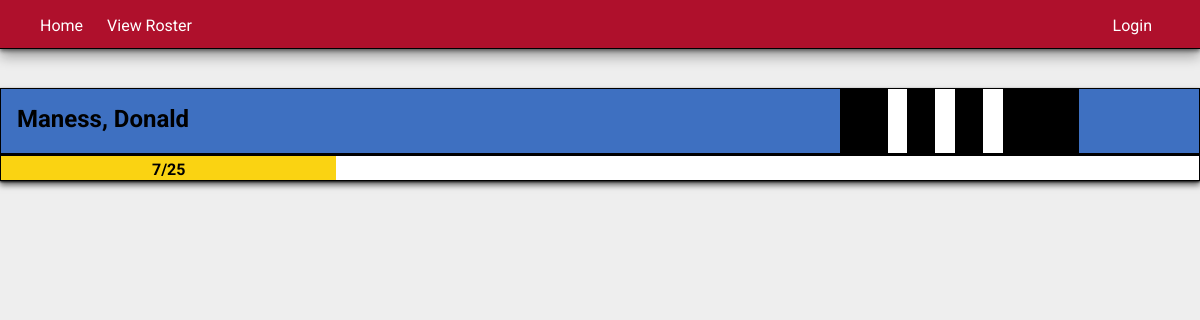
Before: /view with the older database file.
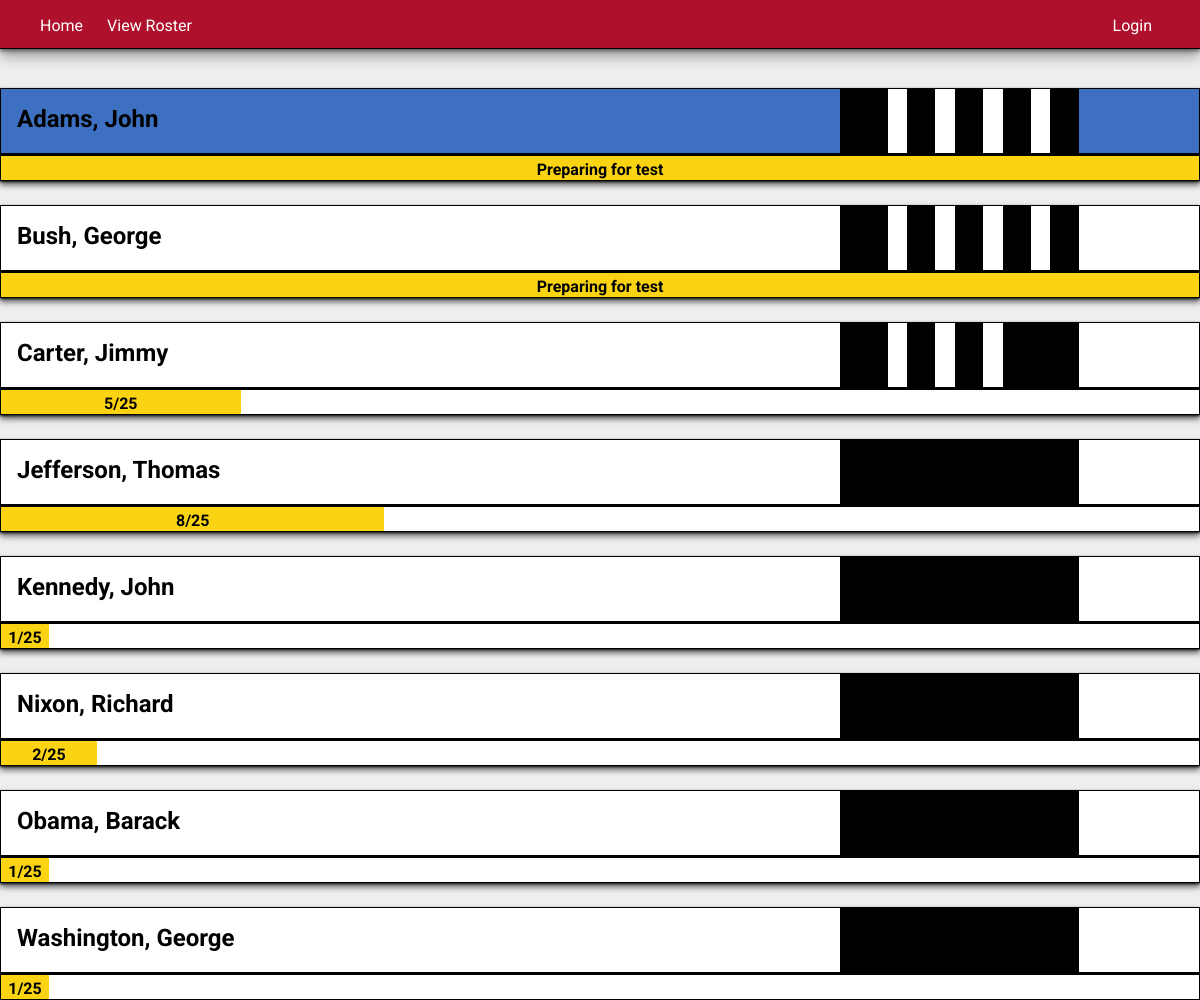
After: the same page with the newer database file.
### tables this page shows
CREATE TABLE cadets(id INTEGER NOT NULL PRIMARY KEY, last_name TEXT NOT NULL, first_name TEXT NOT NULL, attendance_current_rank INTEGER NOT NULL, attendance_total INTEGER NOT NULL, time INTEGER NOT NULL DEFAULT CURRENT_DATE, rank TEXT NOT NULL DEFAULT "white", CONSTRAINT unq UNIQUE (last_name, first_name));

### application.py (the view)
@app.route("/view", methods=["GET"])
def view():
    cadets = c.execute("SELECT * FROM cadets ORDER BY last_name ASC")
    return render_template("view.html", cadets = cadets)

### templates/view.html (shortened to what this page needs)
{% extends "layout.html" %}
{% block main %}
    {% for cadet in cadets %}
        <div class="card">
            <div class="cadet_info view" id="{{ cadet.rank }}">
                <span class="important">{{ cadet.last_name.capitalize() }},  {{ cadet.first_name.capitalize() }}</span>
                <div class="stripes_bar">
                    <div class="stripe num{% if cadet.attendance_current_rank > 99 %}4{% else %}{{ ((cadet.attendance_current_rank-(cadet.attendance_current_rank%25))/25)|int }}{% endif %} first_stripe">
                    </div>
                    <div class="stripe num{% if cadet.attendance_current_rank > 99 %}4{% else %}{{ ((cadet.attendance_current_rank-(cadet.attendance_current_rank%25))/25)|int }}{% endif %} second_stripe">
                    </div>
                    <div class="stripe num{% if cadet.attendance_current_rank > 99 %}4{% else %}{{ ((cadet.attendance_current_rank-(cadet.attendance_current_rank%25))/25)|int }}{% endif %} third_stripe">
                    </div>
                    <div class="stripe num{% if cadet.attendance_current_rank > 99 %}4{% else %}{{ ((cadet.attendance_current_rank-(cadet.attendance_current_rank%25))/25)|int }}{% endif %} fourth_stripe">
                    </div>
                </div>
            </div>
            <div class="progress_bar">
                <div class="progress_fill" style="width: {{ ((cadet.attendance_current_rank % 25)/25)*100|round(1) }}%">
                    {{ cadet.attendance_current_rank % 25 }}/25
                </div>
                <div class="ready_to_test stripe{% if cadet.attendance_current_rank > 99 %}4{% else %}{{ ((cadet.attendance_current_rank-(cadet.attendance_current_rank%25))/25)|int }}{% endif %}">
                    Preparing for test
                </div>
            </div>
        </div>
    {% endfor %}
{% endblock %}

### templates/layout.html (shortened to what this page needs)
<html>
    <head>
        <link rel="stylesheet" href="{{ url_for('static', filename='stylesheet/styles.css') }}" rel="stylesheet" />
    </head>
    <body>
        <div class="position_holder">
        </div>
        <div class="navbar">
            <ul>
                {% if session.user_id %}
                <li class="menu_left far_left"><a class="nav_item" href="{{ url_for('index') }}">Home</a>
                <li class="menu_left"><a class="nav_item" href="{{ url_for('add') }}">Take Attendance</a>
                <li class="menu_left"><a class="nav_item" href="{{ url_for('view') }}"> View Roster </a>
                <li class="menu_left"><a class="nav_item" href="{{ url_for('edit') }}"> Edit Roster </a>
                <li class="menu_right far_right"><a class="log" href="{{ url_for('logout') }}"> Logout </a>
                {% else %}
                <li class="menu_left far_left"><a class="nav_item" href="{{ url_for('index') }}">Home</a>
                <li class="menu_left"><a class="nav_item" href="{{ url_for('view') }}"> View Roster </a>
                <li class="menu_right far_right"><a class="log" href="{{ url_for('login') }}">Login</a>
                {% endif %}
            </ul>
        </div>
        <div>
            {% block main %}{% endblock %}
        </div>
    <body>
</html>

### static/stylesheet/styles.css (style rules this page uses)
body { background-color:#EEEEEE; margin:0; padding:0; font-family: "Roboto", "Noto Sans", sans-serif; font-size: 16px; box-sizing: border-box; }
ul { list-style-type: none; margin: 0; padding: 0; }
li.menu_left { float:left; }
li.menu_right { float:right; }
li.menu_left.far_left { margin-left: 40px; }
li.menu_right.far_right { margin-right: 24px; }
a { color:white; text-decoration: none; }
.navbar { top:0; position:fixed; z-index: 1; width:100%; background-color: #AF102C; height:48px; box-shadow: 0 2px 4px 0 rgba(0, 0, 0, .5), 0 8px 12px 0 rgba(0, 0, 0, .3); border-bottom:1px solid black; }
.position_holder { height:64px; }
a.nav_item, a.log { height:40px; display:block; padding-top:12px; margin: 4px 24px 4px 0; }
.cadet_info { border:1px solid black; position:relative; margin-top:24px; padding-top:12px; height:52px; }
.card { max-width: 1200px; margin:auto; box-shadow: 0 1px 2px 0 rgba(0, 0, 0, .8), 0 4px 6px 0 rgba(0, 0, 0, .6); }
.cadet_info.view { height:48px; padding-left:16px; padding-top:16px; }
.stripes_bar { position:absolute; top:0; right:10%; background-color: black; height:65px; width: 20%; }
.stripe { position:absolute; border:none; background-color: white; width:8%; height:64px; visibility:hidden; }
.stripe.first_stripe { left:20%; }
.stripe.num1.first_stripe, .stripe.num2.first_stripe, .stripe.num3.first_stripe, .stripe.num4.first_stripe { visibility:visible; }
.stripe.second_stripe { left:40%; }
.stripe.num2.second_stripe, .stripe.num3.second_stripe, .stripe.num4.second_stripe { visibility:visible; }
.stripe.third_stripe { left:60%; }
.stripe.num3.third_stripe, .stripe.num4.third_stripe { visibility: visible; }
.stripe.fourth_stripe { left:80%; }
.stripe.num4.fourth_stripe { visibility: visible; }
.progress_bar { background-color: #FFFFFF; position: relative; height: 24px; border:solid black; border-width:2 1px 1px 1px; }
.ready_to_test { position:absolute; background-color: #FAD312; text-align:center; font-weight: bold; width:100%; visibility:hidden; padding-top:4px; height:20px; }
.ready_to_test.stripe4 { visibility:visible; }
.progress_fill { position:absolute; font-weight:bold; text-align:center; background-color:#FAD312; padding-top:4px; height:20px; }
#white { background-color:#FFFFFF; }
#blue { background-color:#3e70c1; }
.important { font-size:24px; font-weight: bold; }

Changed rows visible on the page:
removed cadets: last_name "Maness", first_name "Donald", cadet.attendance_current_rank%25 "7", rank "blue" (drawn)
added cadets: last_name "Adams", first_name "John", attendance_current_rank 530 (drawn), {{ ((cadet.attendance_current_rank % 25)/25)*100|round(1) }} 20.0 (drawn), rank "blue" (drawn)
added cadets: last_name "Bush", first_name "George", attendance_current_rank 415 (drawn), {{ ((cadet.attendance_current_rank % 25)/25)*100|round(1) }} 60.0 (drawn)
added cadets: last_name "Carter", first_name "Jimmy", cadet.attendance_current_rank%25 "5"
added cadets: last_name "Jefferson", first_name "Thomas", cadet.attendance_current_rank%25 "8"
added cadets: last_name "Kennedy", first_name "John", cadet.attendance_current_rank%25 "1"
added cadets: last_name "Nixon", first_name "Richard", cadet.attendance_current_rank%25 "2"
added cadets: last_name "Obama", first_name "Barack", cadet.attendance_current_rank%25 "1"
added cadets: last_name "Washington", first_name "George", cadet.attendance_current_rank%25 "1"
